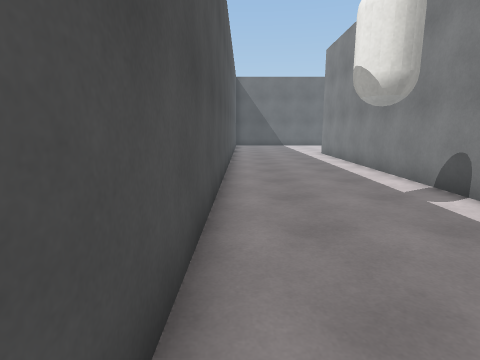
View 1 (above)

19 first-person views from a walk through a Unity game level. The camera is 1.4 m above the floor, tilts 10° down and sees 80° across. The floor is counted in squares, 1 m on a side. Each view is taken from the middle of a square. On the plan, view 1 faces up. The plan holds only what a view shows up to about 14 squares ahead; the rest is blank. The place goes on beyond the plan. The player character is not drawn. Some surface patterns are stand-ins.

View 2
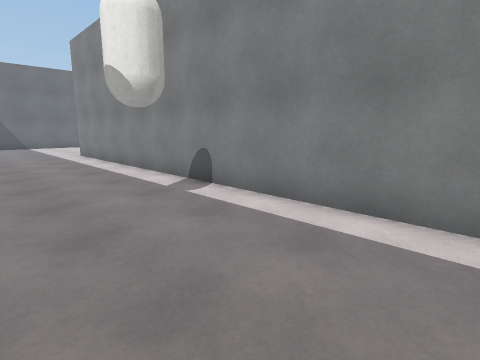

View 3
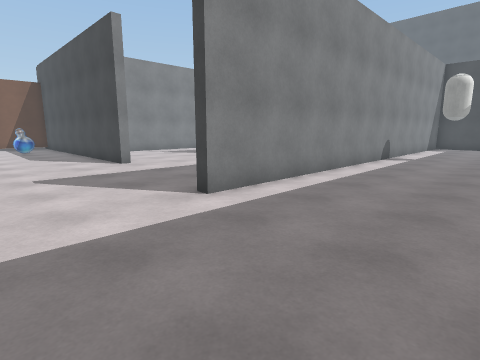

View 4
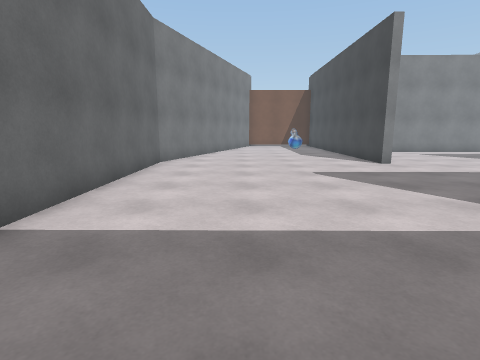

View 5
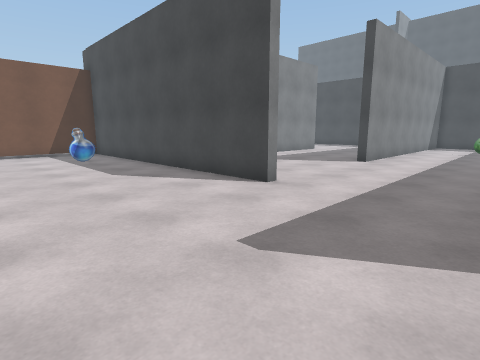

View 6
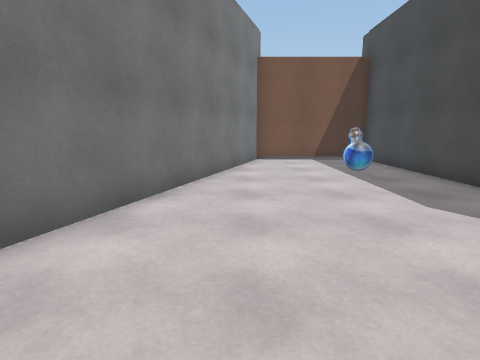

View 7
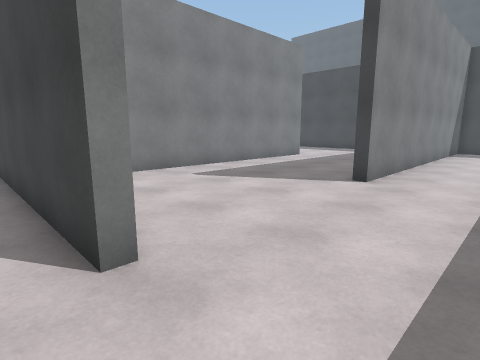

View 8
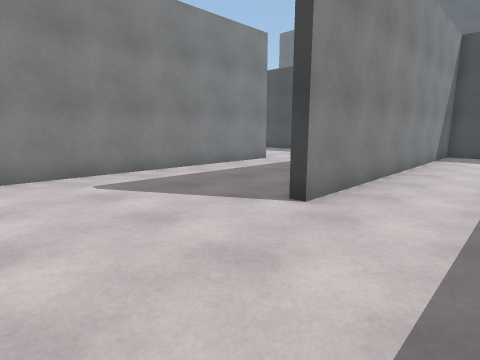

View 9
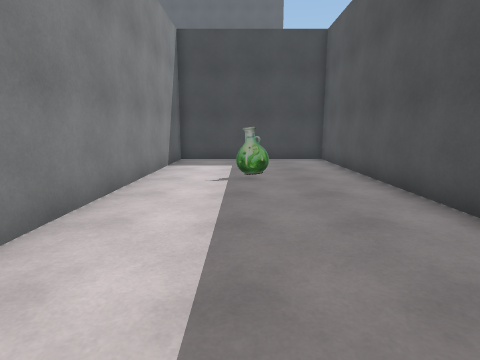

View 10
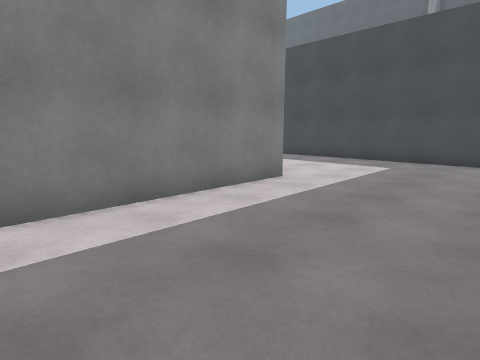

View 11
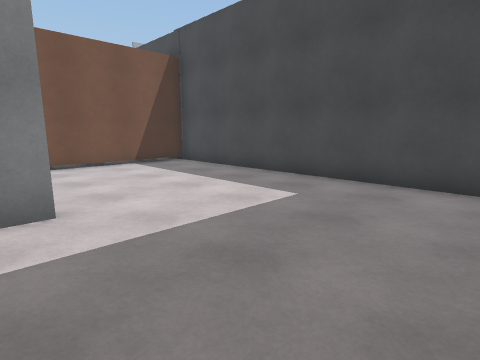

View 12
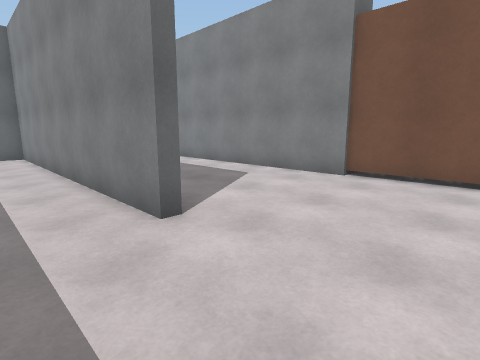

View 13
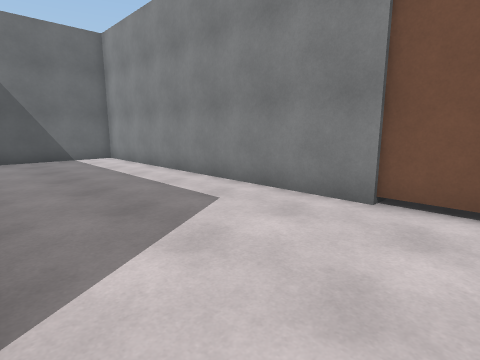

View 14
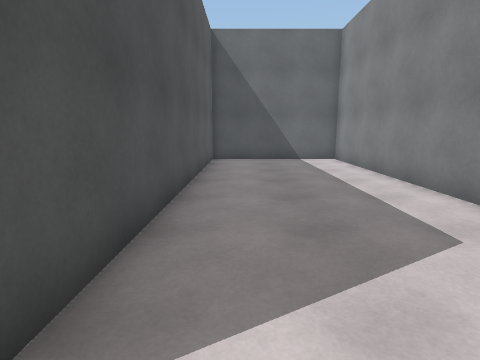

View 15
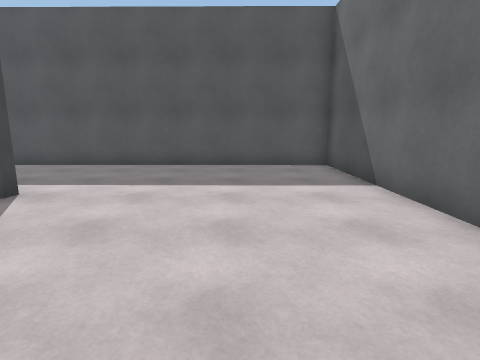

View 16
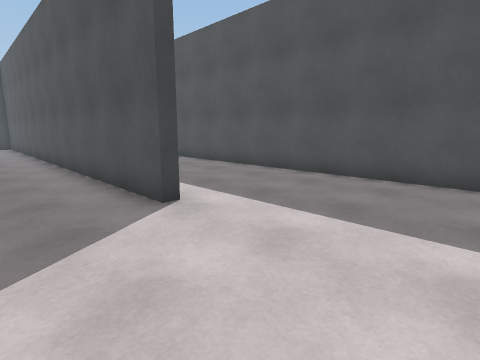

View 17
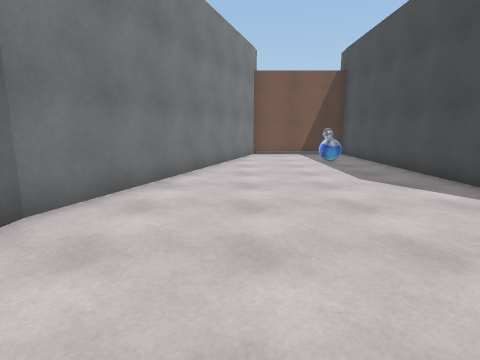

View 18
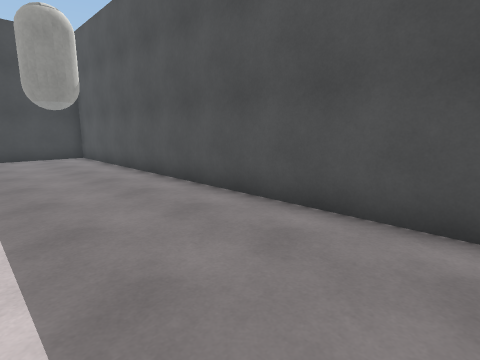

View 19
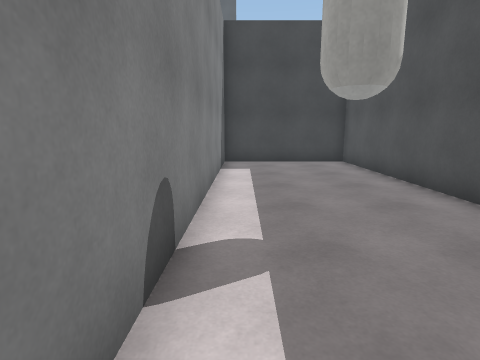

### Floor plan
Points are (right, up) in squares from view 1. A wall is a line through its corners. A room is listed if a view was taken in it or the views show most of it. See-through windows are left out.
Room 1 (views 1, 2, 3, 4, 5, 6, 7, 8, 9, 10, 11, 12, 13, 14, 15, 16, 17, 18, 19)
walls: (11.8, 15.6) (11.8, 16.1) (24.6, 16.1) (24.6, 21.2) (12.4, 25.5) (-0.3, 25.5) (-0.6, -3.7) (4.7, -3.7) (4.9, 17.1) (5.2, 17.1) (5.1, -3.7) (11.8, -3.7) (11.9, 9.2) (12.3, 9.2); (18.7, 3) (18.2, 3) (18.3, 15.7) (17.4, 15.7); (13.5, -3.7) (24.4, -3.7) (24.6, 15.7) (18.7, 15.7) (18.6, 3.4)

Positions as (right, up) in squares from view 1, and headings:
1: (0, 0), facing up
2: (0, 0), facing up-right
3: (0, 21), facing down-right
4: (0, 22), facing right
5: (7, 22), facing down-right
6: (11, 22), facing right
7: (9, 17), facing down-right
8: (9, 14), facing down-right
9: (9, 10), facing down
10: (13, 10), facing down-right
11: (13, 4), facing down-right
12: (16, -1), facing up-right
13: (19, 1), facing up-right
14: (20, 2), facing up
15: (11, 22), facing left
16: (8, 22), facing down-left
17: (8, 22), facing right
18: (4, 12), facing down-left
19: (4, 9), facing down
